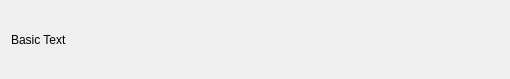
<?xml version="1.0" encoding="UTF-8"?>
<ui version="4.0">
 <class>category_item_widgetClass</class>
 <widget class="QWidget" name="category_item_widgetClass">
  <property name="geometry">
   <rect>
    <x>0</x>
    <y>0</y>
    <width>510</width>
    <height>79</height>
   </rect>
  </property>
  <property name="windowTitle">
   <string>category_item_widget</string>
  </property>
  <layout class="QGridLayout" name="gridLayout">
   <item row="0" column="0">
    <layout class="QHBoxLayout" name="horizontalLayout">
     <item>
      <widget class="QLabel" name="label">
       <property name="styleSheet">
        <string notr="true">font: 14pt &quot;Century Gothic&quot;;</string>
       </property>
       <property name="text">
        <string>Basic Text</string>
       </property>
      </widget>
     </item>
     <item>
      <spacer name="horizontalSpacer">
       <property name="orientation">
        <enum>Qt::Horizontal</enum>
       </property>
       <property name="sizeHint" stdset="0">
        <size>
         <width>40</width>
         <height>20</height>
        </size>
       </property>
      </spacer>
     </item>
    </layout>
   </item>
  </layout>
 </widget>
 <layoutdefault spacing="6" margin="11"/>
 <resources/>
 <connections/>
</ui>
